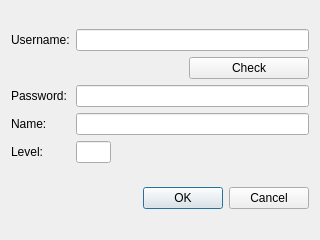
<?xml version="1.0" encoding="UTF-8"?>
<ui version="4.0">
 <class>EditUser</class>
 <widget class="QDialog" name="EditUser">
  <property name="geometry">
   <rect>
    <x>0</x>
    <y>0</y>
    <width>320</width>
    <height>240</height>
   </rect>
  </property>
  <property name="windowTitle">
   <string>Edit User</string>
  </property>
  <layout class="QVBoxLayout" name="verticalLayout">
   <item>
    <layout class="QGridLayout" name="gridLayout">
     <item row="0" column="0">
      <widget class="QLabel" name="label">
       <property name="text">
        <string>Username:</string>
       </property>
      </widget>
     </item>
     <item row="0" column="1">
      <widget class="QLineEdit" name="username"/>
     </item>
     <item row="2" column="0">
      <widget class="QLabel" name="label_2">
       <property name="text">
        <string>Password:</string>
       </property>
      </widget>
     </item>
     <item row="2" column="1">
      <widget class="QLineEdit" name="password"/>
     </item>
     <item row="3" column="0">
      <widget class="QLabel" name="label_3">
       <property name="text">
        <string>Name:</string>
       </property>
      </widget>
     </item>
     <item row="3" column="1">
      <widget class="QLineEdit" name="name"/>
     </item>
     <item row="4" column="0">
      <widget class="QLabel" name="label_4">
       <property name="text">
        <string>Level:</string>
       </property>
      </widget>
     </item>
     <item row="4" column="1">
      <widget class="QLineEdit" name="level">
       <property name="maximumSize">
        <size>
         <width>35</width>
         <height>16777215</height>
        </size>
       </property>
       <property name="maxLength">
        <number>1</number>
       </property>
      </widget>
     </item>
     <item row="1" column="1">
      <widget class="QPushButton" name="check">
       <property name="maximumSize">
        <size>
         <width>120</width>
         <height>16777215</height>
        </size>
       </property>
       <property name="layoutDirection">
        <enum>Qt::RightToLeft</enum>
       </property>
       <property name="text">
        <string>Check</string>
       </property>
      </widget>
     </item>
    </layout>
   </item>
   <item>
    <widget class="QDialogButtonBox" name="buttonBox">
     <property name="orientation">
      <enum>Qt::Horizontal</enum>
     </property>
     <property name="standardButtons">
      <set>QDialogButtonBox::Cancel|QDialogButtonBox::Ok</set>
     </property>
    </widget>
   </item>
  </layout>
 </widget>
 <resources/>
 <connections>
  <connection>
   <sender>buttonBox</sender>
   <signal>accepted()</signal>
   <receiver>EditUser</receiver>
   <slot>accept()</slot>
   <hints>
    <hint type="sourcelabel">
     <x>248</x>
     <y>254</y>
    </hint>
    <hint type="destinationlabel">
     <x>157</x>
     <y>274</y>
    </hint>
   </hints>
  </connection>
  <connection>
   <sender>buttonBox</sender>
   <signal>rejected()</signal>
   <receiver>EditUser</receiver>
   <slot>reject()</slot>
   <hints>
    <hint type="sourcelabel">
     <x>316</x>
     <y>260</y>
    </hint>
    <hint type="destinationlabel">
     <x>286</x>
     <y>274</y>
    </hint>
   </hints>
  </connection>
 </connections>
</ui>
